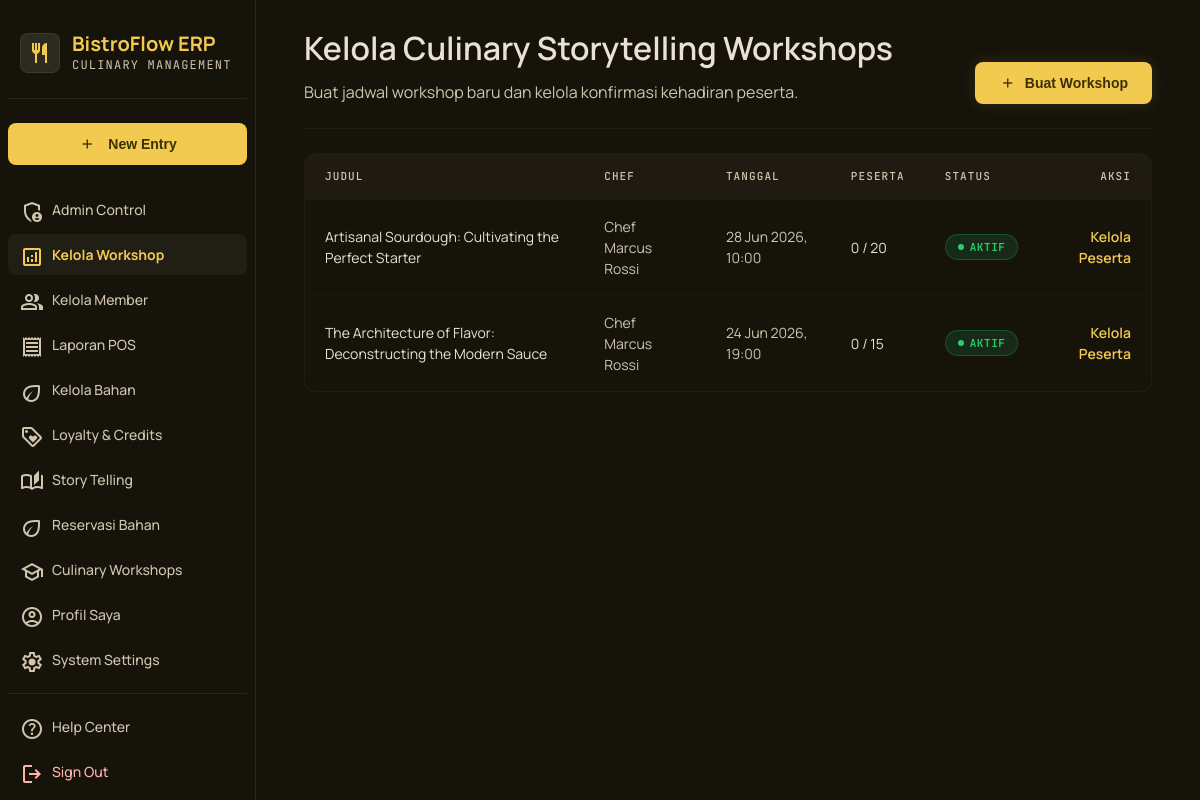
The page /admin/kelola_workshop.php (signed in) on the database its author committed.
### tables this page shows
CREATE TABLE workshops (
    workshop_id INT(11) NOT NULL AUTO_INCREMENT,
    judul_workshop VARCHAR(200) NOT NULL,
    deskripsi_workshop TEXT NOT NULL,
    chef_pengampu_id INT(11) NOT NULL,
    tanggal_workshop DATE NOT NULL,
    waktu_mulai TIME NOT NULL,
    kapasitas_peserta INT NOT NULL,
    biaya_credits INT NOT NULL DEFAULT 0,
    harga_uang DECIMAL(12,2) NOT NULL DEFAULT 0,
    metode_bayar_workshop ENUM('uang','credits','keduanya') NOT NULL DEFAULT 'keduanya',
    status_workshop ENUM('aktif','selesai','dibatalkan') NOT NULL DEFAULT 'aktif',
    path_rekaman VARCHAR(500),
    PRIMARY KEY (workshop_id),
    FOREIGN KEY (chef_pengampu_id) REFERENCES users(user_id) ON DELETE CASCADE
);

CREATE TABLE users (
    user_id INT(11) NOT NULL AUTO_INCREMENT,
    nama_lengkap VARCHAR(100) NOT NULL,
    email VARCHAR(150) NOT NULL UNIQUE,
    password VARCHAR(255) NOT NULL,
    nomor_telepon VARCHAR(13) NOT NULL,
    role ENUM('member','admin','chef','produsen') NOT NULL DEFAULT 'member',
    tier_member ENUM('bronze','silver','gold') NOT NULL DEFAULT 'bronze',
    status_akun ENUM('aktif','nonaktif') NOT NULL DEFAULT 'aktif',
    tanggal_daftar DATETIME NOT NULL DEFAULT CURRENT_TIMESTAMP,
    PRIMARY KEY (user_id)
);

### config/auth.php (called while the page is built, shortened)
<?php
function e(string $value): string
{
    return htmlspecialchars($value, ENT_QUOTES, 'UTF-8');
}

### admin/kelola_workshop.php (the view, shortened to what this page needs)
<?php
$pdo = getDB();
$stmt = $pdo->query(
    "SELECT w.*, u.nama_lengkap AS chef_nama,
            (SELECT COUNT(*) FROM pendaftaran_workshop p WHERE p.workshop_id = w.workshop_id) AS terdaftar
     FROM workshops w JOIN users u ON u.user_id = w.chef_pengampu_id
     ORDER BY w.tanggal_workshop DESC"
);
$workshops = $stmt->fetchAll();
require_once __DIR__ . '/../includes/header.php';
require_once __DIR__ . '/../includes/sidebar.php';
?>
<header class="page-header">
    <div>
        <h2>Kelola Culinary Storytelling Workshops</h2>
        <p>Buat jadwal workshop baru dan kelola konfirmasi kehadiran peserta.</p>
    </div>
    <button class="btn btn-primary" onclick="openModal('create-workshop-modal')">
        <span class="material-symbols-outlined" style="font-size:18px;">add</span> Buat Workshop
    </button>
</header>
<?php if (empty($workshops)): ?>
    <div class="card empty-state"><span class="material-symbols-outlined icon">menu_book</span><h4>Belum ada workshop dibuat</h4></div>
<?php else: ?>
<div class="table-wrap table-wrap-scroll mb-md">
    <table>
        <thead>
            <tr><th>Judul</th><th>Chef</th><th>Tanggal</th><th>Peserta</th><th>Status</th><th class="text-right">Aksi</th></tr>
        </thead>
        <tbody>
        <?php foreach ($workshops as $w):
            $statusBadge = ['aktif' => 'badge-success', 'selesai' => 'badge-info', 'dibatalkan' => 'badge-error'][$w['status_workshop']];
        ?>
            <tr>
                <td><?= e($w['judul_workshop']) ?></td>
                <td class="text-muted"><?= e($w['chef_nama']) ?></td>
                <td class="text-muted"><?= date('d M Y', strtotime($w['tanggal_workshop'])) ?>, <?= substr($w['waktu_mulai'],0,5) ?></td>
                <td><?= $w['terdaftar'] ?> / <?= $w['kapasitas_peserta'] ?></td>
                <td><span class="badge <?= $statusBadge ?>"><?= e(ucfirst($w['status_workshop'])) ?></span></td>
                <td class="text-right">
                    <a href="?workshop_id=<?= $w['workshop_id'] ?>" style="color: var(--color-primary); font-weight:600;">Kelola Peserta</a>
                </td>
            </tr>
        <?php endforeach; ?>
        </tbody>
    </table>
</div>
<?php endif; ?>
<?php require_once __DIR__ . '/../includes/footer.php'; ?>

### assets/css/style.css (style rules this page uses)
:root { --color-background: #16130b; --color-surface: #16130b; --color-surface-container: #231f17; --color-surface-container-low: #1f1b13; --color-surface-container-high: #2d2a21; --color-surface-container-highest: #38342b; --color-surface-variant: #38342b; --color-primary: #f2ca50; --color-primary-container: #d4af37; --color-on-primary: #3c2f00; --color-on-primary-container: #554300; --color-primary-fixed: #ffe088; --color-primary-fixed-dim: #e9c349; --color-secondary: #f4bb92; --color-secondary-container: #653d1e; --color-secondary-fixed-dim: #f4bb92; --color-tertiary: #bfcdff; --color-tertiary-container: #97b0ff; --color-on-background: #eae1d4; --color-on-surface: #eae1d4; --color-on-surface-variant: #d0c5af; --color-outline: #99907c; --color-outline-variant: #4d4635; --color-error: #ffb4ab; --color-error-container: #93000a; --color-accent-green: #2D6A4F; --color-accent-brown: #8B5E3C; --space-xs: 4px; --space-sm: 12px; --space-base: 8px; --space-md: 24px; --space-lg: 48px; --space-xl: 80px; --space-gutter: 24px; --radius-sm: 0.25rem; --radius-lg: 0.5rem; --radius-xl: 0.75rem; --radius-2xl: 24px; --radius-full: 9999px; --font-body: 'Manrope', sans-serif; --font-mono: 'JetBrains Mono', monospace; }
* { margin: 0; padding: 0; box-sizing: border-box; }
body { font-family: var(--font-body); background-color: var(--color-background); color: var(--color-on-background); line-height: 1.5; min-height: 100vh; }
a { color: inherit; text-decoration: none; }
.page-header { display: flex; flex-wrap: wrap; justify-content: space-between; align-items: flex-end; gap: var(--space-md); margin-bottom: var(--space-md); padding-bottom: var(--space-md); border-bottom: 1px solid rgba(77, 70, 53, 0.2); }
.page-header h2 { font-size: 32px; font-weight: 600; color: var(--color-on-background); margin-bottom: 8px; }
.page-header p { color: var(--color-on-surface-variant); font-size: 16px; max-width: 640px; }
.btn { display: inline-flex; align-items: center; justify-content: center; gap: 8px; padding: 12px 24px; border-radius: var(--radius-lg); font-weight: 700; font-size: 14px; cursor: pointer; border: none; transition: all 0.2s; text-decoration: none; }
.btn-primary { background-color: var(--color-primary); color: var(--color-on-primary); box-shadow: 0 0 15px rgba(212, 175, 55, 0.15); }
.badge { display: inline-flex; align-items: center; gap: 6px; padding: 4px 12px; border-radius: var(--radius-full); font-family: var(--font-mono); font-size: 11px; font-weight: 600; letter-spacing: 0.05em; text-transform: uppercase; border: 1px solid transparent; }
.badge::before { content: ''; width: 6px; height: 6px; border-radius: 50%; background: currentColor; }
.badge-success { background: rgba(39, 174, 96, 0.15); color: #2ecc71; border-color: rgba(39,174,96,0.3); }
.table-wrap { background-color: var(--color-surface); border: 1px solid rgba(77,70,53,0.2); border-radius: var(--radius-xl); overflow: hidden; }
.table-wrap-scroll { overflow-x: auto; }
table { width: 100%; border-collapse: collapse; text-align: left; }
thead tr { background-color: var(--color-surface-container-low); border-bottom: 1px solid rgba(77,70,53,0.2); }
th { padding: 14px 20px; font-family: var(--font-mono); font-size: 11px; text-transform: uppercase; letter-spacing: 0.1em; color: var(--color-on-surface-variant); font-weight: 500; }
td { padding: 16px 20px; font-size: 14px; border-bottom: 1px solid rgba(77,70,53,0.08); }
tbody tr:last-child td { border-bottom: none; }
td.text-right, th.text-right { text-align: right; }
.text-muted { color: var(--color-on-surface-variant); }
.mb-md { margin-bottom: 24px; }

### rows shown on the page
workshops: judul_workshop "Artisanal Sourdough: Cultivating the Perfect Starter", chef_pengampu.nama_lengkap "Chef Marcus Rossi", tanggal_workshop "28 Jun 2026", waktu_mulai "10:00", terdaftar "0", kapasitas_peserta "20", status_workshop "AKTIF"
workshops: judul_workshop "The Architecture of Flavor: Deconstructing the Modern Sauce", chef_pengampu.nama_lengkap "Chef Marcus Rossi", tanggal_workshop "24 Jun 2026", waktu_mulai "19:00", terdaftar "0", kapasitas_peserta "15", status_workshop "AKTIF"

### other values the page prints
$item['label'] "Admin Control"
$item['label'] "Kelola Workshop"
$item['label'] "Kelola Member"
$item['label'] "Laporan POS"
$item['label'] "Kelola Bahan"
$item['label'] "Loyalty & Credits"
$item['label'] "Story Telling"
$item['label'] "Reservasi Bahan"
$item['label'] "Culinary Workshops"
$item['label'] "Profil Saya"
$item['label'] "System Settings"
